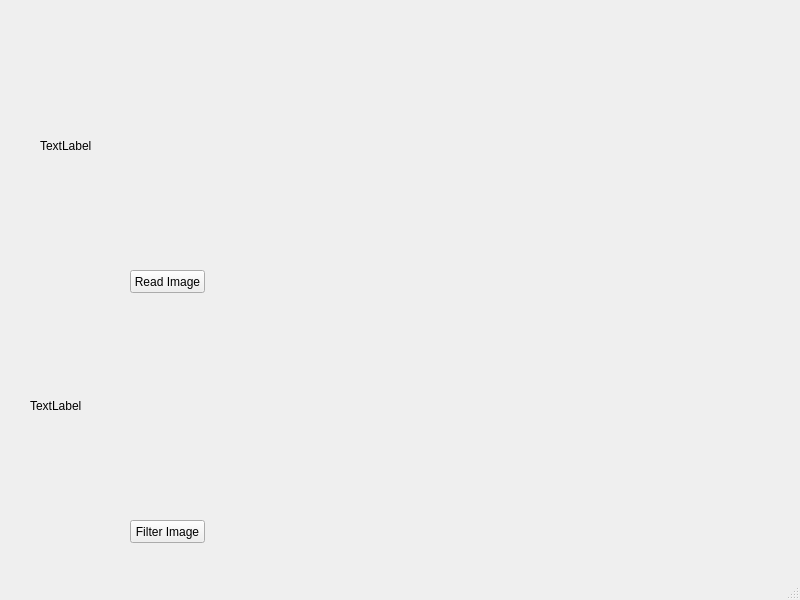
<?xml version="1.0" encoding="UTF-8"?>
<ui version="4.0">
 <class>MainWindow</class>
 <widget class="QMainWindow" name="MainWindow">
  <property name="geometry">
   <rect>
    <x>0</x>
    <y>0</y>
    <width>800</width>
    <height>600</height>
   </rect>
  </property>
  <property name="windowTitle">
   <string>MainWindow</string>
  </property>
  <widget class="QWidget" name="centralwidget">
   <widget class="QPushButton" name="pbImage">
    <property name="geometry">
     <rect>
      <x>130</x>
      <y>270</y>
      <width>75</width>
      <height>23</height>
     </rect>
    </property>
    <property name="text">
     <string>Read Image</string>
    </property>
   </widget>
   <widget class="QLabel" name="labelImage">
    <property name="geometry">
     <rect>
      <x>40</x>
      <y>50</y>
      <width>311</width>
      <height>191</height>
     </rect>
    </property>
    <property name="text">
     <string>TextLabel</string>
    </property>
   </widget>
   <widget class="Histogram" name="widgetDisplay" native="true">
    <property name="geometry">
     <rect>
      <x>369</x>
      <y>49</y>
      <width>351</width>
      <height>191</height>
     </rect>
    </property>
   </widget>
   <widget class="QLabel" name="labelFilter">
    <property name="geometry">
     <rect>
      <x>30</x>
      <y>310</y>
      <width>311</width>
      <height>191</height>
     </rect>
    </property>
    <property name="text">
     <string>TextLabel</string>
    </property>
   </widget>
   <widget class="Histogram" name="widgetDisplay2" native="true">
    <property name="geometry">
     <rect>
      <x>380</x>
      <y>320</y>
      <width>351</width>
      <height>191</height>
     </rect>
    </property>
   </widget>
   <widget class="QPushButton" name="pbFilter">
    <property name="geometry">
     <rect>
      <x>130</x>
      <y>520</y>
      <width>75</width>
      <height>23</height>
     </rect>
    </property>
    <property name="text">
     <string>Filter Image</string>
    </property>
   </widget>
  </widget>
  <widget class="QMenuBar" name="menubar">
   <property name="geometry">
    <rect>
     <x>0</x>
     <y>0</y>
     <width>800</width>
     <height>21</height>
    </rect>
   </property>
  </widget>
  <widget class="QStatusBar" name="statusbar"/>
 </widget>
 <customwidgets>
  <customwidget>
   <class>Histogram</class>
   <extends>QWidget</extends>
   <header location="global">histogram.h</header>
   <container>1</container>
  </customwidget>
 </customwidgets>
 <resources/>
 <connections/>
</ui>
